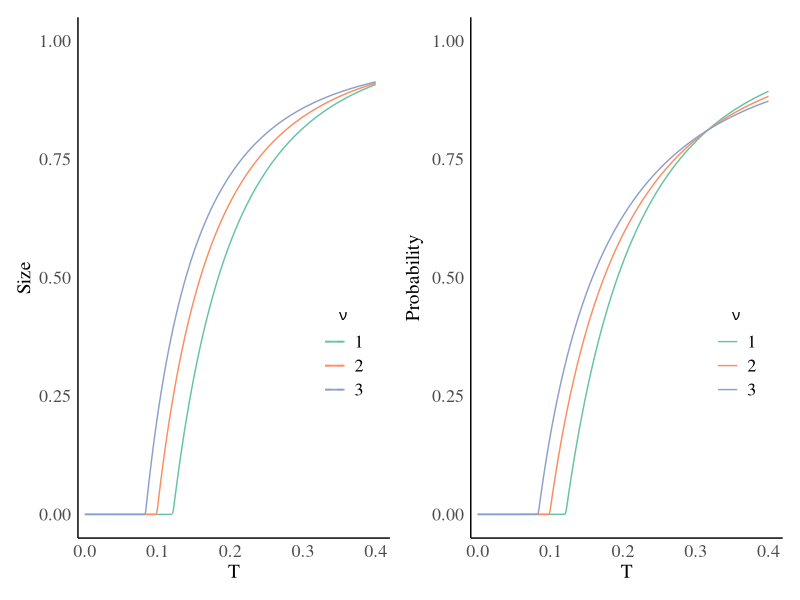

R code for this plot:
library(tidyverse)
library(ggplot2)
library(cowplot)
library(patchwork)
library(RColorBrewer)
theme_set(theme_cowplot())

setwd("/Users/leah/Documents/loops_not_groups")

theory_size_lower_3 <- read_delim("data/size_groups_no_loops_Tdelta1_nu_3_lower_branch.txt",
                            col_names = c("T", "p"),
                            delim = " ") |> mutate(nu = factor(3))

theory_size_lower_2 <- read_delim("data/size_groups_no_loops_Tdelta1_nu_2_lower_branch.txt",
                            col_names = c("T", "p"),
                            delim = " ") |> mutate(nu = factor(2))

theory_size_lower_1 <- read_delim("data/size_groups_no_loops_Tdelta1_nu_1_lower_branch.txt",
                            col_names = c("T", "p"),
                            delim = " ") |> mutate(nu = factor(1))

theory_size_upper_3 <- read_delim("data/size_groups_no_loops_Tdelta1_nu_3_upper_branch.txt",
                            col_names = c("T", "p"),
                            delim = " ") |> mutate(nu = factor(3))

theory_size_upper_2 <- read_delim("data/size_groups_no_loops_Tdelta1_nu_2_upper_branch.txt",
                            col_names = c("T", "p"),
                            delim = " ") |> mutate(nu = factor(2))

theory_size_upper_1 <- read_delim("data/size_groups_no_loops_Tdelta1_nu_1_upper_branch.txt",
                            col_names = c("T", "p"),
                            delim = " ") |> mutate(nu = factor(1))

theory_rho_boundary_3 <- read_delim("data/groups_no_loops_Tdelta1_rho_boundary_nu_3.txt",
                            col_names = c("T", "p"),
                            delim = " ") |> mutate(nu = factor(3))

theory_rho_boundary_2 <- read_delim("data/groups_no_loops_Tdelta1_rho_boundary_nu_2.txt",
                            col_names = c("T", "p"),
                            delim = " ") |> mutate(nu = factor(2))

theory_rho_boundary_1 <- read_delim("data/groups_no_loops_Tdelta1_rho_boundary_nu_1.txt",
                            col_names = c("T", "p"),
                            delim = " ") |> mutate(nu = factor(1))

theory_prob_3 <- read_delim("data/prob_groups_no_loops_Tdelta1_nu_3.txt",
                            col_names = c("T", "p"),
                            delim = " ") |> mutate(nu = factor(3))

theory_prob_2 <- read_delim("data/prob_groups_no_loops_Tdelta1_nu_2.txt",
                            col_names = c("T", "p"),
                            delim = " ") |> mutate(nu = factor(2))

theory_prob_1 <- read_delim("data/prob_groups_no_loops_Tdelta1_nu_1.txt",
                            col_names = c("T", "p"),
                            delim = " ") |> mutate(nu = factor(1))

# A tibble with all three values for nu for the gcc size (lower and upper branches)
theory_gcc_size_subcrit <- theory_size_lower_1 |> add_row(theory_size_lower_2) |> add_row(theory_size_lower_3)
theory_gcc_size_supcrit <- theory_size_upper_1 |> add_row(theory_size_upper_2) |> add_row(theory_size_upper_3)
connecting_pts <- theory_gcc_size_supcrit |>
  group_by(nu) |>
  slice_min(T, n = 1) |>
  ungroup()

theory_gcc_size_rho_boundary <- theory_rho_boundary_1 |> add_row(theory_rho_boundary_2) |> add_row(theory_rho_boundary_3) |>
  bind_rows(connecting_pts) |>
  arrange(nu, T)

# A tibble with all three values for nu for the gcc prob
theory_gcc_prob <- theory_prob_1 |> add_row(theory_prob_2) |> add_row(theory_prob_3)

size_plot <- ggplot() +
  geom_line(data = theory_gcc_size_subcrit, aes(x = T, y = p, color = nu)) +
  geom_line(data = theory_gcc_size_supcrit, aes(x = T, y = p, color = nu)) +
  geom_line(data = theory_gcc_size_rho_boundary, aes(x = T, y = p, color = nu), linetype = "dashed") +
  coord_cartesian(xlim = c(0.01, 0.4),
                  ylim = c(0,1)) +
  labs(
    x = expression(T),
    y = expression("Size"),
    color = expression(nu),
    shape = expression(nu)
  ) +
  theme_minimal() +
  scale_color_brewer(palette = "Set2") +  theme(
    text = element_text(family = "Times"),
    legend.position = c(0.85, 0.35),  # adjust position as needed
    legend.title = element_text(hjust = 0.5),
    legend.background = element_rect(fill = alpha("white", 0.8), color = NA),  # optional: semi-transparent bg
    legend.key = element_blank(),  # optional: remove legend key border
    legend.text = element_text(size = 13),
    panel.grid.major = element_blank(),  # remove major gridlines
    panel.grid.minor = element_blank(),  # remove minor gridlines
    panel.background = element_blank(),
    plot.title = element_text(size = 15, face = "bold", hjust = 0.5),
    axis.title = element_text(size = 14),
    axis.text = element_text(size = 13),
    axis.line = element_line(color = "black", size = 0.5)
  )

prob_plot <- theory_gcc_prob |>
  ggplot() +
  geom_line(aes(x = T, y = p, color = nu)) +
  coord_cartesian(xlim = c(0.01, 0.4),
                  ylim = c(0,1)) +
  labs(
    x = expression(T),
    y = expression("Probability"),
    color = expression(nu),
    shape = expression(nu)
  ) +
  theme_minimal() +
  scale_color_brewer(palette = "Set2") +  theme(
    text = element_text(family = "Times"),
    legend.position = c(0.85, 0.35),  # adjust position as needed
    legend.title = element_text(hjust = 0.5),
    legend.background = element_rect(fill = alpha("white", 0.8), color = NA),  # optional: semi-transparent bg
    legend.key = element_blank(),  # optional: remove legend key border
    legend.text = element_text(size = 13),
    panel.grid.major = element_blank(),  # remove major gridlines
    panel.grid.minor = element_blank(),  # remove minor gridlines
    panel.background = element_blank(),
    plot.title = element_text(size = 15, face = "bold", hjust = 0.5),
    axis.title = element_text(size = 14),
    axis.text = element_text(size = 13),
    axis.line = element_line(color = "black", size = 0.5)
  )

size_plot | prob_plot
